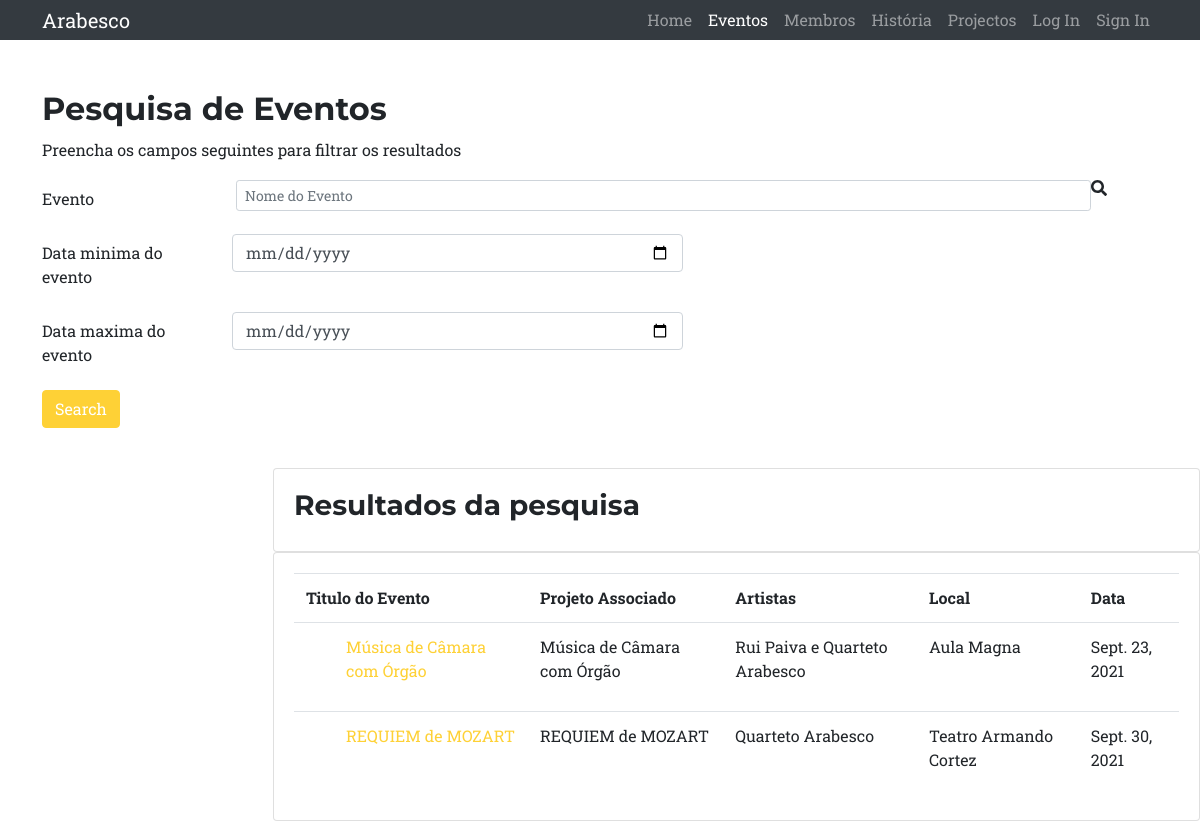
The app's page /eventos_new/, older data.
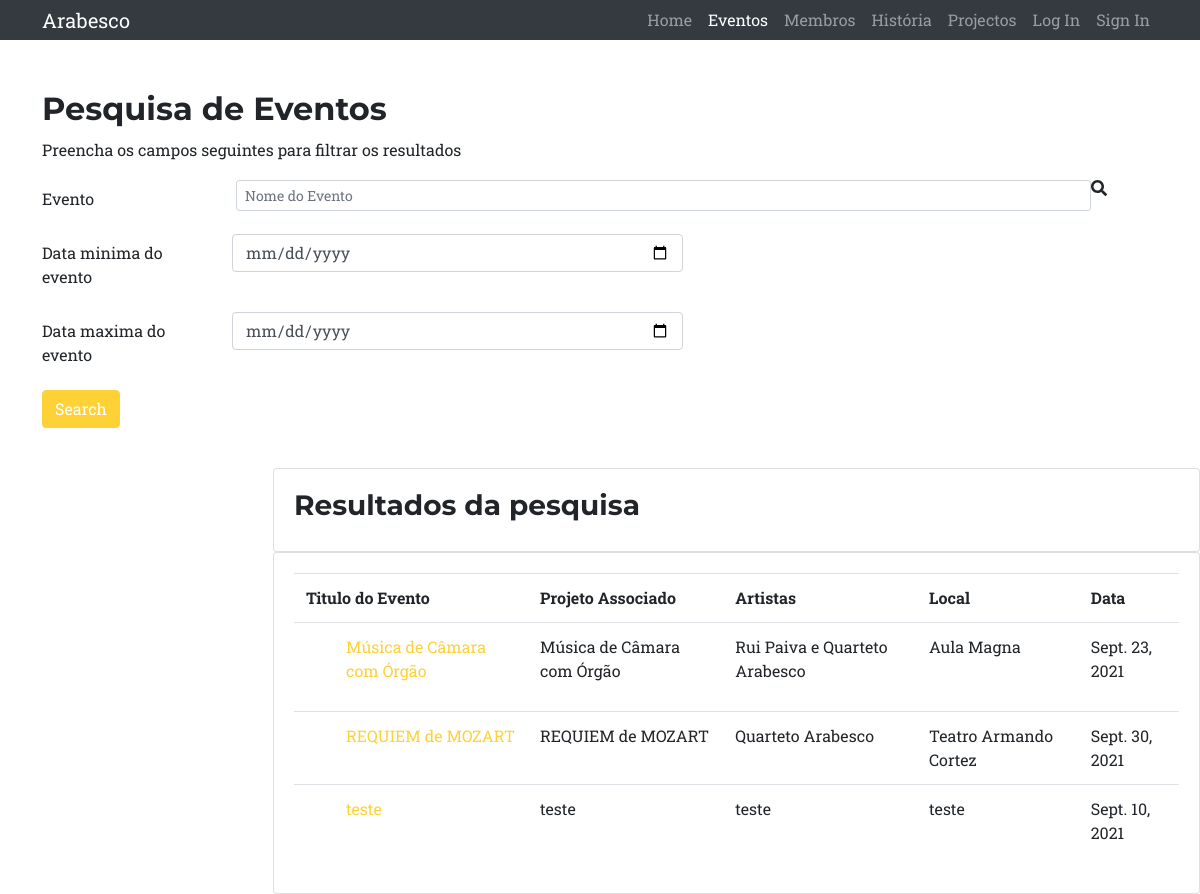
The same page, newer data.
### eventos/models.py (models this page shows, shortened)
class Evento2(models.Model):
    id_evento =models.AutoField(auto_created=True, primary_key=True, serialize=False, verbose_name='ID')
    titulo_evento = models.CharField(max_length=200, default="")
    descricao_evento = models.TextField(max_length=20000, default="")
    data_evento = models.DateField(default=datetime.now, blank=True)
    local=models.CharField(max_length=200, default="")
    artistas = models.CharField(max_length=200, default="")
    projeto =models.ForeignKey(Projeto, on_delete=models.CASCADE, null=True)
    video_evento=models.ManyToManyField(Videos, blank=True)
    data_promocao = models.ForeignKey(agendamento, on_delete=models.CASCADE, null=True)

class Projeto(models.Model):
    id_projeto=models.AutoField(auto_created=True, primary_key=True, serialize=False, verbose_name='ID')
    titulo_projeto= models.CharField(max_length=200, default='')
    autores = models.CharField(max_length=200, default="")
    programa= models.TextField(max_length=20000, default='')
    notas = models.CharField(max_length=200, default='')
    def __str__(self):
        return f"{self.titulo_projeto}"

### eventos/views.py (the view)
# urls.py: path("eventos_new/", views.Eventos_new, name="eventos_new"),
def Eventos_new(request):
    eventos = Evento2.objects.all()
    projetos = Projeto.objects.all()
    date_min_eventos = request.GET.get('date_min_eventos')
    date_max_eventos = request.GET.get('date_max_eventos')
    date_min_projetos = request.GET.get('date_min_projetos')
    date_max_projetos = request.GET.get('date_max_projetos')
    ctx = {}
    xpto={}
    url_parameter = request.GET.get("a")
    if date_min_eventos != '' and date_min_eventos is not None:
        eventos = eventos.filter(data_evento__gte=date_min_eventos)
    if date_min_projetos != '' and date_min_projetos is not None:
        projetos = projetos.filter(data_projeto__gte=date_min_projetos)
    if date_max_eventos != '' and date_max_eventos is not None:
        eventos = eventos.filter(data_evento__lt=date_max_eventos)
    if date_max_projetos != '' and date_max_projetos is not None:
        projetos = projetos.filter(data_projeto__lt=date_max_projetos)
    if url_parameter:
            eventos = Evento2.objects.filter(Q(titulo_evento__icontains=url_parameter) | Q(descricao_evento__icontains=url_parameter))
            projetos = Projeto.objects.filter(Q(titulo_projeto__icontains=url_parameter) | Q(programa__icontains=url_parameter) | Q(notas__icontains=url_parameter))
    ctx={"eventos":eventos, "projetos":projetos}
    if request.is_ajax():
        html = render_to_string(
            template_name="eventos.html", context={"eventos":eventos, "projetos":projetos}
            )
        data_dict = {"html_from_view": html}
        return JsonResponse(data=data_dict, safe=False)
    ctx={"eventos":eventos, "projetos":projetos}
    return render(request, "Eventos_new.html", context=ctx)

### eventos/templates/Eventos_new.html (shortened to what this page needs)
<!DOCTYPE html>
{% load static %}
<html lang="en">
<head>
  <link href="{% static '/css/bootstrap.min.css' %}" rel="stylesheet">
  <link href="css/full-width-pics.css" rel="stylesheet">
  <link href="{% static '/css/styles.css' %}" rel="stylesheet" />
</head>
<body>
  <nav class="navbar navbar-expand-lg navbar-dark bg-dark static-top">
    <div class="container">
      <a class="navbar-brand" href="#">Arabesco</a>
      <div class="collapse navbar-collapse" id="navbarResponsive">
      <ul class="navbar-nav ml-auto">
        <li class="nav-item">
        <a class="nav-link" href="{% url 'home' %}">Home</a>
        </li>
        <li class="nav-item active">
        <a class="nav-link" href="{% url 'eventos_new' %}">Eventos
        </a>
        </li>
        <li class="nav-item">
        <a class="nav-link" href="{% url 'membros' %}">Membros</a>
        </li>
        <li class="nav-item">
        <a class="nav-link" href="{% url 'historia' %}">História</a>
        </li>
        <li class="nav-item">
        <a class="nav-link" href="{% url 'Projetos' %}">Projectos</a>
        </li>
         <li class="nav-item">
        <a class="nav-link" href="{% url 'login' %}">Log In</a>
        </li>
      <li class="nav-item">
        <a class="nav-link" href="{% url 'registo' %}">Sign In</a>
        </li>
      </ul>
      </div>
    </div>
  </nav>
	<header class="" >
		<div style="height: 50px;"></div>
	</header>
  <div class="container">
    <form method="GET" action=".">
      <h2> Pesquisa de Eventos </h2>
      <p>Preencha os campos seguintes para filtrar os resultados</p>
      <div class="form-group row">
        <label for="evento" class="col-2 col-form-label">Evento</label>
        <form class="form-inline">
          <input id="user-input" class="form-control form-control-sm ml-3 w-75" type="text" placeholder="Nome do Evento" aria-label="Nome do Evento">
          <i id="search-icon" class="fas fa-search" aria-hidden="true"></i>
        </form>
      </div>
    </div>
	<div id="replaceable-content">
		{% include 'eventos.html' %}
	</div>
</div>
</body>
</html>

### eventos/templates/eventos.html
{% load static %}
{% block content %}
<div class="container">
	<form method="GET" action=".">
		<div class="form-group row">
			<label for="publishDateMin" class="col-2 col-form-label">Data minima do evento</label>
			<div class="col-5">
				<input type="date" class="form-control" id="publishDateMin" name="date_min_eventos">
			</div>
		</div>
		<div class="form-group row">
			<label for="publishDateMax" class="col-2 col-form-label">Data maxima do evento</label>
			<div class="col-5">
				<input type="date" class="form-control" id="publishDateMax" name="date_max_eventos">
			</div>
		</div>
		<button type="submit" class="btn btn-primary">Search</button>
	</form>
</div>
<div class="row" style="padding-left: 273px; padding-top: 40px">
	<div class="col-md">
		<div class="card card-body">
			<h3>Resultados da pesquisa </h3>
		</div>
		<div class="card card-body">
			<table class="table">
				<tr>
					<th>Titulo do Evento</th>
					<th>Projeto Associado</th>
					<th>Artistas</th>
					<th>Local</th>
					<th>Data</th>
				</tr>
				{% for evento in eventos %}
				<tr>
					<td>
						<ul><a href="{% url  'eventos' evento.id_evento evento.data_evento %}">{{ evento.titulo_evento }}</a></ul>
					</td>
					<td>{{evento.projeto}}</td>
					<td>{{evento.artistas}}</td>
					<td>{{evento.local}}</td>
					<td>{{evento.data_evento}}</td>
				</tr>
				{% endfor %}
		</div>
		{% endblock content %}

Row changes from the older to the newer data that the page shows:
added Evento2: titulo_evento "teste", projeto "teste", artistas "teste", local "teste", data_evento "Sept. 10, 2021"
